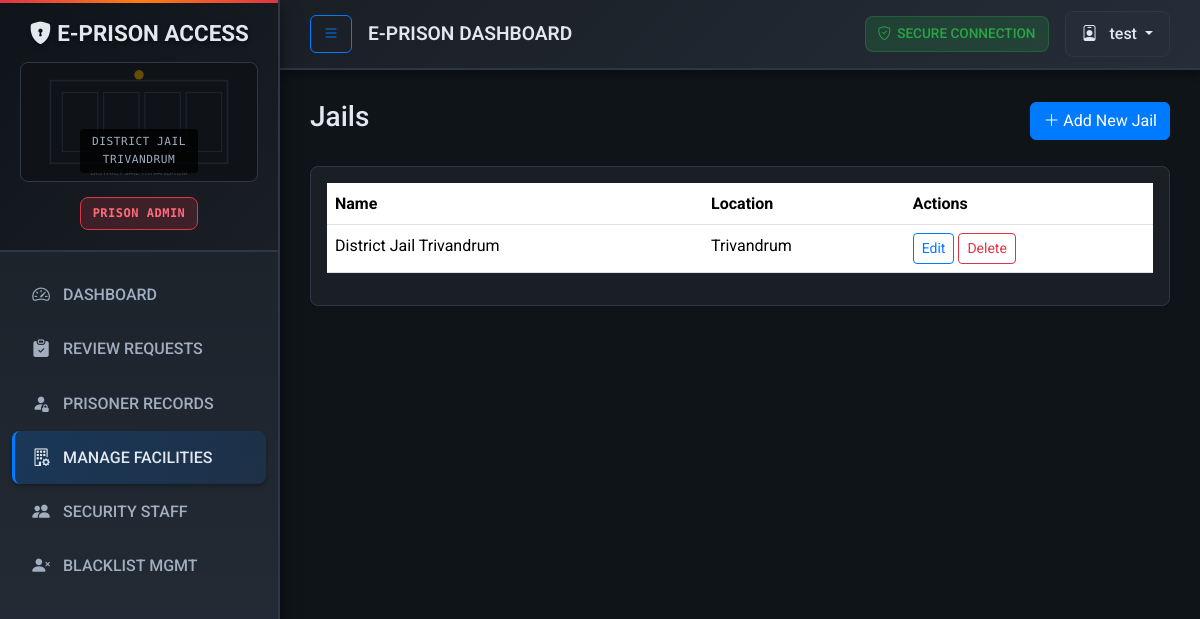
The app's page /prison-core/jails/ (signed in), older data.
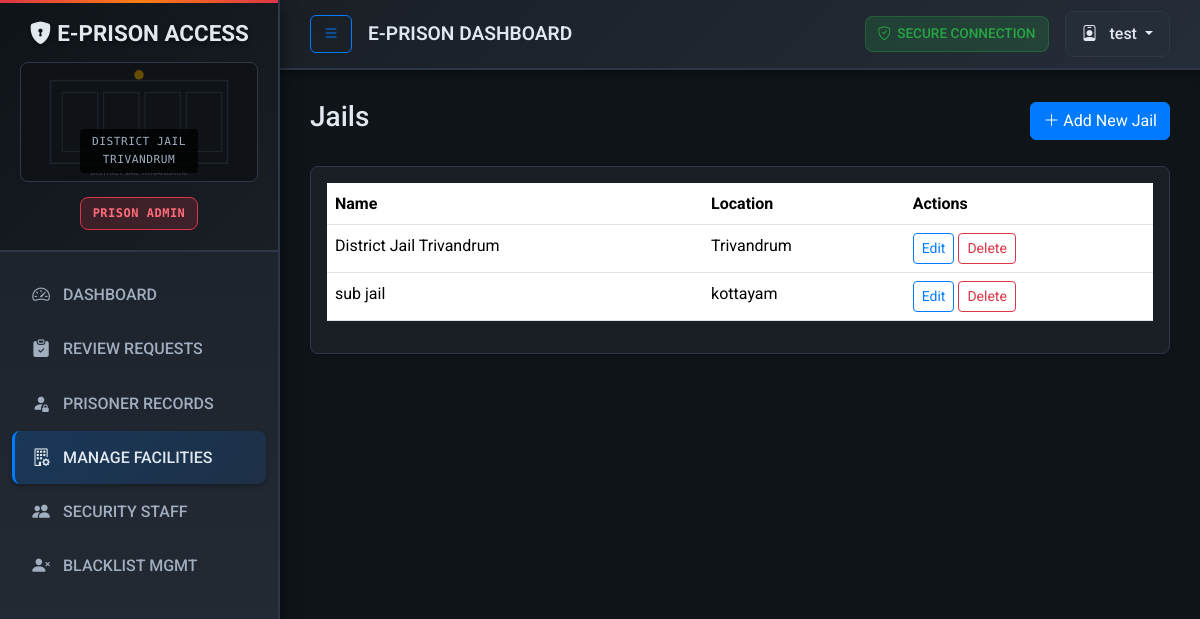
The same page, newer data.
### prison_core/models.py (models this page shows, shortened)
class Jail(models.Model):
    name = models.CharField(max_length=200, unique=True)
    location = models.CharField(max_length=200)

### accounts/decorators.py (the view)
    def wrap(request, *args, **kwargs):
        if request.user.is_authenticated and request.user.role == 'admin':
            return function(request, *args, **kwargs)
        else:
            messages.error(request, "You do not have permission to access this page.")
            return redirect('staff_login')

### prison_core/views.py (called while the page is built)
@login_required
@admin_required
def jail_list(request):
    jails = Jail.objects.all()
    return render(request, 'prison_core/jail_list.html', {'jails': jails})

### prison_core/templates/prison_core/jail_list.html (shortened to what this page needs)
{% extends "base.html" %}
{% block content %}
<div class="d-flex justify-content-between align-items-center mb-4">
    <h3>Jails</h3>
    <a href="{% url 'jail_create' %}" class="btn btn-primary"><i class="bi bi-plus-lg"></i> Add New Jail</a>
</div>
<div class="card shadow-sm">
    <div class="card-body">
        <table class="table table-hover">
            <thead>
                <tr>
                    <th>Name</th>
                    <th>Location</th>
                    <th>Actions</th>
                </tr>
            </thead>
            <tbody>
                {% for jail in jails %}
                <tr>
                    <td>{{ jail.name }}</td>
                    <td>{{ jail.location }}</td>
                    <td>
                        <a href="{% url 'jail_update' jail.pk %}" class="btn btn-sm btn-outline-primary">Edit</a>
                        <a href="{% url 'jail_delete' jail.pk %}" class="btn btn-sm btn-outline-danger">Delete</a>
                    </td>
                </tr>
                {% empty %}
                <tr>
                    <td colspan="3" class="text-center">No jails found.</td>
                </tr>
                {% endfor %}
            </tbody>
        </table>
    </div>
</div>
{% endblock %}

Row changes from the older to the newer data that the page shows:
added Jail: name "sub jail", location "kottayam"
